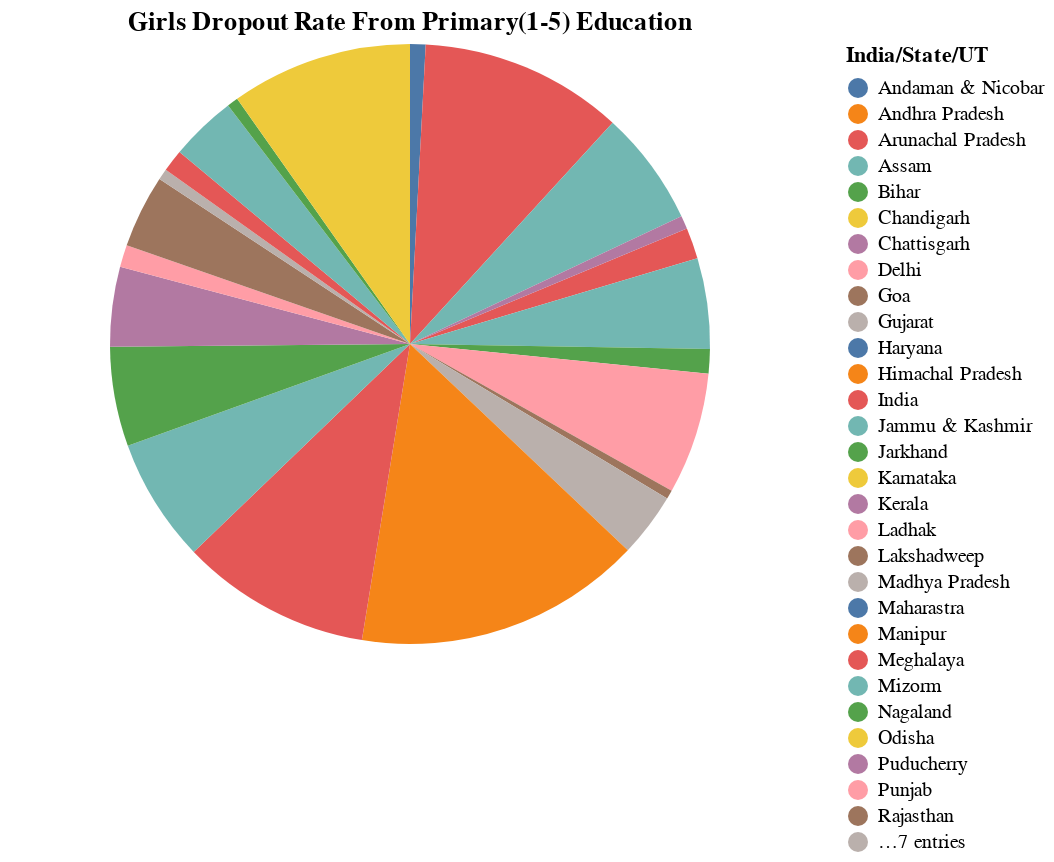

Write notebook code for a chart like this one.
### Markdown cell above
Pie chart for the Girls DropOut Rate from the Primary(1-5) Education

### Code cell
import altair as alt
chart = alt.Chart(div).mark_arc().encode(
    theta=alt.Theta(field="Girls", type="quantitative"),
    color=alt.Color(field="India/State/UT", type="nominal"),
    tooltip=["India/State/UT", "Girls"]
).properties(
    title="Girls Dropout Rate From Primary(1-5) Education"
)
chart

### Figure 1 — Vega-Lite specification as saved in the notebook (floating-point values rounded to 4 significant figures)
{"config": {"view": {"continuousWidth": 400, "continuousHeight": 300}}, "data": {"name": "data-77a5a7acaebbb15df224622b6ce3368d"}, "mark": "arc", "encoding": {"color": {"field": "India/State/UT", "type": "nominal"}, "theta": {"field": "Girls", "type": "quantitative"}, "tooltip": [{"field": "India/State/UT", "type": "nominal"}, {"field": "Girls", "type": "quantitative"}]}, "title": "Girls Dropout Rate From Primary(1-5) Education", "$schema": "https://vega.github.io/schema/vega-lite/v4.17.0.json", "datasets": {"data-77a5a7acaebbb15df224622b6ce3368d": [{"India/State/UT": "India", "Boys": 1.6, "Girls": 1.4, "Total": 1.5}, {"India/State/UT": "Andaman & Nicobar", "Boys": 0.2, "Girls": 0.7, "Total": 0.4}, {"India/State/UT": "Andhra Pradesh", "Boys": 0.0, "Girls": 0.0, "Total": 0.0}, {"India/State/UT": "Arunachal Pradesh", "Boys": 9.3, "Girls": 9.2, "Total": 9.3}, {"India/State/UT": "Assam", "Boys": 6.8, "Girls": 5.2, "Total": 6.0}, {"India/State/UT": "Bihar", "Boys": 0.0, "Girls": 0.0, "Total": 0.0}, {"India/State/UT": "Chandigarh", "Boys": 0.0, "Girls": 0.0, "Total": 0.0}, {"India/State/UT": "Chattisgarh", "Boys": 1.0, "Girls": 0.6, "Total": 0.8}, {"India/State/UT": "Delhi", "Boys": 0.0, "Girls": 0.0, "Total": 0.0}, {"India/State/UT": "Goa", "Boys": 0.0, "Girls": 0.0, "Total": 0.0}, {"India/State/UT": "Gujarat", "Boys": 0.0, "Girls": 0.0, "Total": 0.0}, {"India/State/UT": "Haryana", "Boys": 0.0, "Girls": 0.0, "Total": 0.0}, {"India/State/UT": "Himachal Pradesh", "Boys": 0.0, "Girls": 0.0, "Total": 0.0}, {"India/State/UT": "Jammu & Kashmir", "Boys": 3.9, "Girls": 4.1, "Total": 4.0}, {"India/State/UT": "Jarkhand", "Boys": 2.4, "Girls": 1.1, "Total": 1.8}, {"India/State/UT": "Karnataka", "Boys": 0.0, "Girls": 0.0, "Total": 0.0}, {"India/State/UT": "Kerala", "Boys": 0.0, "Girls": 0.0, "Total": 0.0}, {"India/State/UT": "Ladhak", "Boys": 7.5, "Girls": 5.5, "Total": 6.5}, {"India/State/UT": "Lakshadweep", "Boys": 0.5, "Girls": 0.4, "Total": 0.5}, {"India/State/UT": "Madhya Pradesh", "Boys": 3.2, "Girls": 2.9, "Total": 3.1}, {"India/State/UT": "Manipur", "Boys": 13.5, "Girls": 13.0, "Total": 13.3}, {"India/State/UT": "Maharastra", "Boys": 0.0, "Girls": 0.0, "Total": 0.0}, {"India/State/UT": "Meghalaya", "Boys": 11.1, "Girls": 8.6, "Total": 9.8}, {"India/State/UT": "Mizorm", "Boys": 7.1, "Girls": 5.6, "Total": 6.4}, {"India/State/UT": "Nagaland", "Boys": 5.6, "Girls": 4.5, "Total": 5.0}, {"India/State/UT": "Odisha", "Boys": 0.0, "Girls": 0.0, "Total": 0.0}, {"India/State/UT": "Puducherry", "Boys": 3.7, "Girls": 3.6, "Total": 3.7}, {"India/State/UT": "Punjab", "Boys": 1.6, "Girls": 1.0, "Total": 1.3}, {"India/State/UT": "Rajasthan", "Boys": 3.8, "Girls": 3.3, "Total": 3.6}, {"India/State/UT": "Sikkim", "Boys": 2.9, "Girls": 0.5, "Total": 1.8}, {"India/State/UT": "Tamil Nadu", "Boys": 0.0, "Girls": 0.0, "Total": 0.0}, {"India/State/UT": "Telengana", "Boys": 0.0, "Girls": 0.0, "Total": 0.0}, {"India/State/UT": "Tripura", "Boys": 1.2, "Girls": 1.0, "Total": 1.1}, {"India/State/UT": "Uttar Pradesh", "Boys": 2.4, "Girls": 3.0, "Total": 2.7}, {"India/State/UT": "Uttarakhand", "Boys": 1.0, "Girls": 0.5, "Total": 0.8}, {"India/State/UT": "West Bengal", "Boys": 9.1, "Girls": 8.2, "Total": 8.6}]}}
